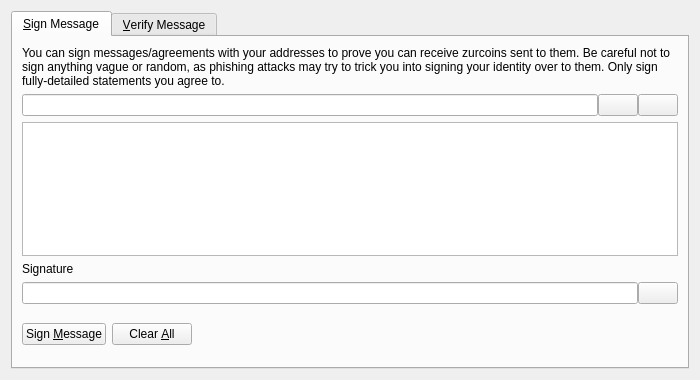
<?xml version="1.0" encoding="UTF-8"?>
<ui version="4.0">
 <class>SignVerifyMessageDialog</class>
 <widget class="QDialog" name="SignVerifyMessageDialog">
  <property name="geometry">
   <rect>
    <x>0</x>
    <y>0</y>
    <width>700</width>
    <height>380</height>
   </rect>
  </property>
  <property name="windowTitle">
   <string>Signatures - Sign / Verify a Message</string>
  </property>
  <property name="modal">
   <bool>true</bool>
  </property>
  <layout class="QVBoxLayout" name="verticalLayout">
   <item>
    <widget class="QTabWidget" name="tabWidget">
     <property name="currentIndex">
      <number>0</number>
     </property>
     <widget class="QWidget" name="tabSignMessage">
      <attribute name="title">
       <string>&amp;Sign Message</string>
      </attribute>
      <layout class="QVBoxLayout" name="verticalLayout_SM">
       <item>
        <widget class="QLabel" name="infoLabel_SM">
         <property name="text">
          <string>You can sign messages/agreements with your addresses to prove you can receive zurcoins sent to them. Be careful not to sign anything vague or random, as phishing attacks may try to trick you into signing your identity over to them. Only sign fully-detailed statements you agree to.</string>
         </property>
         <property name="textFormat">
          <enum>Qt::PlainText</enum>
         </property>
         <property name="wordWrap">
          <bool>true</bool>
         </property>
        </widget>
       </item>
       <item>
        <layout class="QHBoxLayout" name="horizontalLayout_1_SM">
         <property name="spacing">
          <number>0</number>
         </property>
         <item>
          <widget class="QValidatedLineEdit" name="addressIn_SM">
           <property name="toolTip">
            <string>The Zurcoin address to sign the message with</string>
           </property>
          </widget>
         </item>
         <item>
          <widget class="QPushButton" name="addressBookButton_SM">
           <property name="toolTip">
            <string>Choose previously used address</string>
           </property>
           <property name="text">
            <string/>
           </property>
           <property name="icon">
            <iconset resource="../zurcoin.qrc">
             <normaloff>:/icons/address-book</normaloff>:/icons/address-book</iconset>
           </property>
           <property name="shortcut">
            <string>Alt+A</string>
           </property>
           <property name="autoDefault">
            <bool>false</bool>
           </property>
          </widget>
         </item>
         <item>
          <widget class="QPushButton" name="pasteButton_SM">
           <property name="toolTip">
            <string>Paste address from clipboard</string>
           </property>
           <property name="text">
            <string/>
           </property>
           <property name="icon">
            <iconset resource="../zurcoin.qrc">
             <normaloff>:/icons/editpaste</normaloff>:/icons/editpaste</iconset>
           </property>
           <property name="shortcut">
            <string>Alt+P</string>
           </property>
           <property name="autoDefault">
            <bool>false</bool>
           </property>
          </widget>
         </item>
        </layout>
       </item>
       <item>
        <widget class="QPlainTextEdit" name="messageIn_SM">
         <property name="toolTip">
          <string>Enter the message you want to sign here</string>
         </property>
        </widget>
       </item>
       <item>
        <widget class="QLabel" name="signatureLabel_SM">
         <property name="text">
          <string>Signature</string>
         </property>
         <property name="textFormat">
          <enum>Qt::PlainText</enum>
         </property>
        </widget>
       </item>
       <item>
        <layout class="QHBoxLayout" name="horizontalLayout_2_SM">
         <property name="spacing">
          <number>0</number>
         </property>
         <item>
          <widget class="QLineEdit" name="signatureOut_SM">
           <property name="font">
            <font>
             <italic>true</italic>
            </font>
           </property>
           <property name="readOnly">
            <bool>true</bool>
           </property>
          </widget>
         </item>
         <item>
          <widget class="QPushButton" name="copySignatureButton_SM">
           <property name="toolTip">
            <string>Copy the current signature to the system clipboard</string>
           </property>
           <property name="text">
            <string/>
           </property>
           <property name="icon">
            <iconset resource="../zurcoin.qrc">
             <normaloff>:/icons/editcopy</normaloff>:/icons/editcopy</iconset>
           </property>
           <property name="autoDefault">
            <bool>false</bool>
           </property>
          </widget>
         </item>
        </layout>
       </item>
       <item>
        <layout class="QHBoxLayout" name="horizontalLayout_3_SM">
         <item>
          <widget class="QPushButton" name="signMessageButton_SM">
           <property name="toolTip">
            <string>Sign the message to prove you own this Zurcoin address</string>
           </property>
           <property name="text">
            <string>Sign &amp;Message</string>
           </property>
           <property name="icon">
            <iconset resource="../zurcoin.qrc">
             <normaloff>:/icons/edit</normaloff>:/icons/edit</iconset>
           </property>
           <property name="autoDefault">
            <bool>false</bool>
           </property>
          </widget>
         </item>
         <item>
          <widget class="QPushButton" name="clearButton_SM">
           <property name="toolTip">
            <string>Reset all sign message fields</string>
           </property>
           <property name="text">
            <string>Clear &amp;All</string>
           </property>
           <property name="icon">
            <iconset resource="../zurcoin.qrc">
             <normaloff>:/icons/remove</normaloff>:/icons/remove</iconset>
           </property>
           <property name="autoDefault">
            <bool>false</bool>
           </property>
          </widget>
         </item>
         <item>
          <spacer name="horizontalSpacer_1_SM">
           <property name="orientation">
            <enum>Qt::Horizontal</enum>
           </property>
           <property name="sizeHint" stdset="0">
            <size>
             <width>40</width>
             <height>48</height>
            </size>
           </property>
          </spacer>
         </item>
         <item>
          <widget class="QLabel" name="statusLabel_SM">
           <property name="font">
            <font>
             <weight>75</weight>
             <bold>true</bold>
            </font>
           </property>
           <property name="text">
            <string/>
           </property>
           <property name="wordWrap">
            <bool>true</bool>
           </property>
          </widget>
         </item>
         <item>
          <spacer name="horizontalSpacer_2_SM">
           <property name="orientation">
            <enum>Qt::Horizontal</enum>
           </property>
           <property name="sizeHint" stdset="0">
            <size>
             <width>40</width>
             <height>48</height>
            </size>
           </property>
          </spacer>
         </item>
        </layout>
       </item>
      </layout>
     </widget>
     <widget class="QWidget" name="tabVerifyMessage">
      <attribute name="title">
       <string>&amp;Verify Message</string>
      </attribute>
      <layout class="QVBoxLayout" name="verticalLayout_VM">
       <item>
        <widget class="QLabel" name="infoLabel_VM">
         <property name="text">
          <string>Enter the receiver's address, message (ensure you copy line breaks, spaces, tabs, etc. exactly) and signature below to verify the message. Be careful not to read more into the signature than what is in the signed message itself, to avoid being tricked by a man-in-the-middle attack. Note that this only proves the signing party receives with the address, it cannot prove sendership of any transaction!</string>
         </property>
         <property name="textFormat">
          <enum>Qt::PlainText</enum>
         </property>
         <property name="alignment">
          <set>Qt::AlignLeading|Qt::AlignLeft|Qt::AlignTop</set>
         </property>
         <property name="wordWrap">
          <bool>true</bool>
         </property>
        </widget>
       </item>
       <item>
        <layout class="QHBoxLayout" name="horizontalLayout_1_VM">
         <property name="spacing">
          <number>0</number>
         </property>
         <item>
          <widget class="QValidatedLineEdit" name="addressIn_VM">
           <property name="toolTip">
            <string>The Zurcoin address the message was signed with</string>
           </property>
          </widget>
         </item>
         <item>
          <widget class="QPushButton" name="addressBookButton_VM">
           <property name="toolTip">
            <string>Choose previously used address</string>
           </property>
           <property name="text">
            <string/>
           </property>
           <property name="icon">
            <iconset resource="../zurcoin.qrc">
             <normaloff>:/icons/address-book</normaloff>:/icons/address-book</iconset>
           </property>
           <property name="shortcut">
            <string>Alt+A</string>
           </property>
           <property name="autoDefault">
            <bool>false</bool>
           </property>
          </widget>
         </item>
        </layout>
       </item>
       <item>
        <widget class="QPlainTextEdit" name="messageIn_VM"/>
       </item>
       <item>
        <widget class="QValidatedLineEdit" name="signatureIn_VM"/>
       </item>
       <item>
        <layout class="QHBoxLayout" name="horizontalLayout_2_VM">
         <item>
          <widget class="QPushButton" name="verifyMessageButton_VM">
           <property name="toolTip">
            <string>Verify the message to ensure it was signed with the specified Zurcoin address</string>
           </property>
           <property name="text">
            <string>Verify &amp;Message</string>
           </property>
           <property name="icon">
            <iconset resource="../zurcoin.qrc">
             <normaloff>:/icons/transaction_0</normaloff>:/icons/transaction_0</iconset>
           </property>
           <property name="autoDefault">
            <bool>false</bool>
           </property>
          </widget>
         </item>
         <item>
          <widget class="QPushButton" name="clearButton_VM">
           <property name="toolTip">
            <string>Reset all verify message fields</string>
           </property>
           <property name="text">
            <string>Clear &amp;All</string>
           </property>
           <property name="icon">
            <iconset resource="../zurcoin.qrc">
             <normaloff>:/icons/remove</normaloff>:/icons/remove</iconset>
           </property>
           <property name="autoDefault">
            <bool>false</bool>
           </property>
          </widget>
         </item>
         <item>
          <spacer name="horizontalSpacer_1_VM">
           <property name="orientation">
            <enum>Qt::Horizontal</enum>
           </property>
           <property name="sizeHint" stdset="0">
            <size>
             <width>40</width>
             <height>48</height>
            </size>
           </property>
          </spacer>
         </item>
         <item>
          <widget class="QLabel" name="statusLabel_VM">
           <property name="font">
            <font>
             <weight>75</weight>
             <bold>true</bold>
            </font>
           </property>
           <property name="text">
            <string/>
           </property>
           <property name="wordWrap">
            <bool>true</bool>
           </property>
          </widget>
         </item>
         <item>
          <spacer name="horizontalSpacer_2_VM">
           <property name="orientation">
            <enum>Qt::Horizontal</enum>
           </property>
           <property name="sizeHint" stdset="0">
            <size>
             <width>40</width>
             <height>48</height>
            </size>
           </property>
          </spacer>
         </item>
        </layout>
       </item>
      </layout>
     </widget>
    </widget>
   </item>
  </layout>
 </widget>
 <customwidgets>
  <customwidget>
   <class>QValidatedLineEdit</class>
   <extends>QLineEdit</extends>
   <header>qvalidatedlineedit.h</header>
  </customwidget>
 </customwidgets>
 <resources>
  <include location="../zurcoin.qrc"/>
 </resources>
 <connections/>
</ui>
